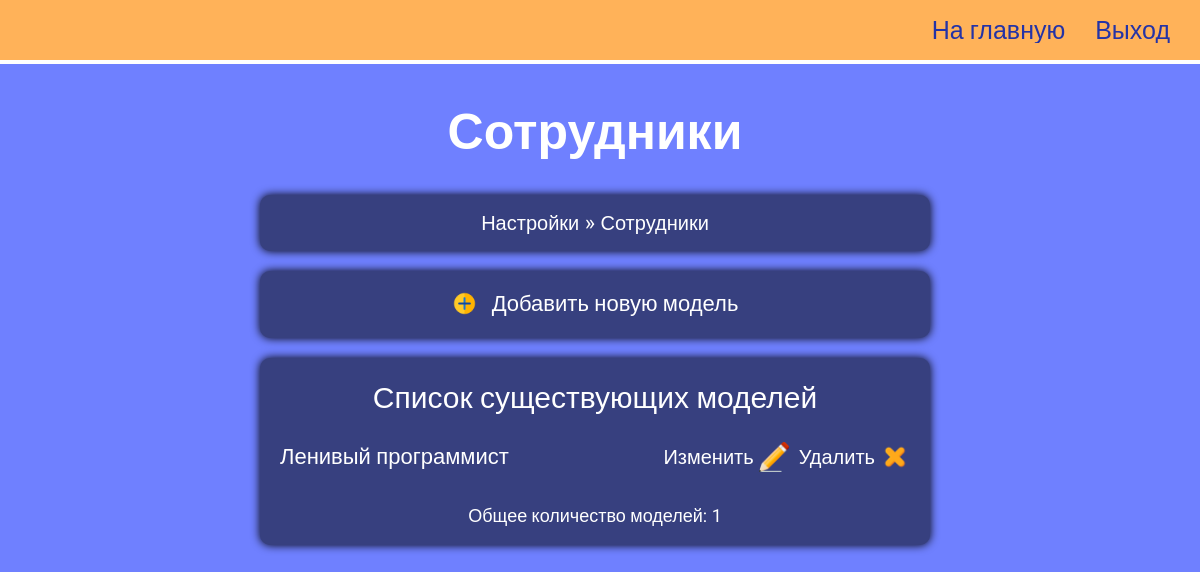
Before: /customization/change-employee/ (signed in) with the older database file.
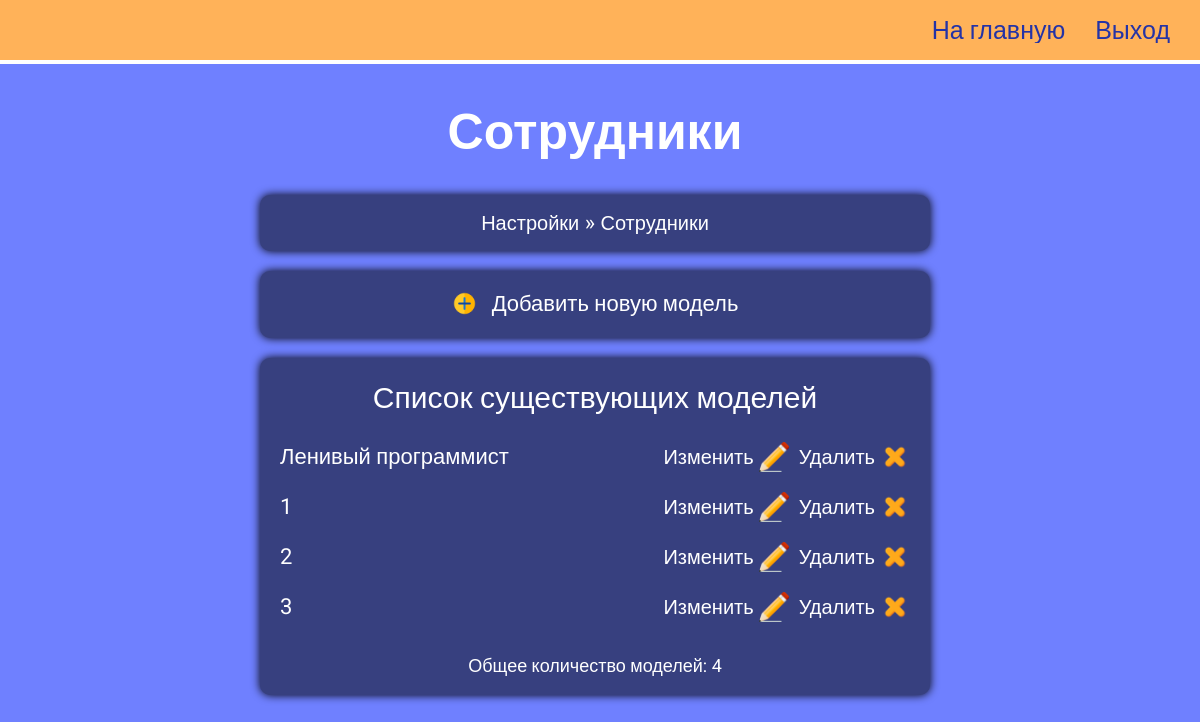
After: the same page with the newer database file.
### simetra_app/models.py (models this page shows, shortened)
class Employee(models.Model):
    def get_upload_path(self, filename):
        return Path('main_page/employees', get_uuid4_filename(filename))
    name = models.CharField(max_length=100)
    position = models.CharField(max_length=200)
    image = models.ImageField(
        default='main_page/employees/default-avatar.jpg',
        upload_to=get_upload_path,
    )

### simetra_app/views.py (the view)
@login_required(login_url='simetra_app:staff-login')
def change_employee_model(request):
    context = get_context_to_change_model(Employee)
    context['heading'] = 'Сотрудники'
    context['object_name'] = 'employee'
    context = update_context_for_customization_pages_navbar(request, context)
    return render(request, 'simetra_app/change-model.html', context)

### simetra_app/views.py (called while the page is built)
def get_context_to_change_model(Object):
    context = {
        'list_of_objects': Object.objects.all(),
        'number_of_objects': Object.objects.all().count(),
    }
    is_object_city = ContentType.objects.get_for_model(Object) == \
                     ContentType.objects.get_for_model(City)
    if is_object_city:
        context["is_city"] = True
    return context

def update_context_for_customization_pages_navbar(request, context):
    def is_it_update_page(url_ancestors_name_list):
        return url_ancestors_name_list[-2][:7] == 'update-'
    url_ancestors_name_list = request.path.split('/')[1:-1]
    if is_it_update_page(url_ancestors_name_list):
        context['update_model'] = url_ancestors_name_list[-2]
        context['model_id'] = url_ancestors_name_list[-1]
        context['is_this_update_page'] = True
        del (url_ancestors_name_list[-2])
        del (url_ancestors_name_list[-1])
    context['url_ancestors_name_list'] = url_ancestors_name_list
    return context

### simetra_app/templates/simetra_app/change-model.html (shortened to what this page needs)
{% load static %}
<!DOCTYPE html>
<html lang="ru">
<head>
  <link rel="stylesheet" href="{% static 'simetra_app/customization_page/change-model/styles/style.css' %}" />
  <link rel="stylesheet" href="{% static 'simetra_app/customization_page/common-static/styles/style.css' %}" />
</head>
<body>
  <div class="wrapper">
    <header class="header">
      <div class="header__container">
        <nav class="header__menu menu">
          <ul class="menu__list">
            <li class="menu__item">
              <a href="{% url 'simetra_app:customization' %}" class="menu__link _link">На главную</a>
            </li>
            <li class="menu__item">
              <a href="{% url 'simetra_app:staff-logout' %}" class="menu__link _link">Выход</a>
            </li>
          </ul>
        </nav>
      </div>
    </header>
    <main class="page">
      <section class="page__home home">
        <div class="home__container _center-block">
          <h1 class="home__title _center-text">{{ heading }}</h1>
          <div class="home__navbar _center-text">
            {% include 'simetra_app/customization-navbar.html' %}
          </div>
          {% with 'simetra_app:create-'|add:object_name as creation_link %}
            <p class="_center-text"><a class="home__add _link" href="{% url creation_link %}">Добавить новую модель</a></p>
          {% endwith %}
          <div class="home__block">
            <h2 class="home__caption _center-text">Список существующих моделей</h2>
            <ul>
              {% for object in list_of_objects %}
                <li class="home__item">
                  {% if is_city %}
                    <span name="city-name">{{ object.russian_name }}</span>
                  {% else %}
                    {{ object.name }}
                  {% endif %}
                  <div class="home__options">
                    {% with 'simetra_app:update-'|add:object_name as updating_link %}
                      <a class="home__change _link" href="{% url updating_link object.id %}">
                        <span>Изменить</span>
                        <img class="home__option-image" src="{% static 'simetra_app/customization_page/change-model/assets/img/change.png' %}">
                      </a>
                    {% endwith %}
                    {% with 'simetra_app:delete-'|add:object_name as deleting_link %}
                      <a class="home__delete _link" href="{% url deleting_link object.id %}">
                        <span>Удалить</span>
                        <img class="home__option-image" src="{% static 'simetra_app/customization_page/change-model/assets/img/delete.png' %}">
                      </a>
                    {% endwith %}
                  </div>
                </li>
              {% endfor %}
            </ul>
            <p class="_center-text">Общее количество моделей: {{ number_of_objects }}</p>
          </div>
      </section>
    </main>
  </div>
</body>
</html>

### simetra_app/templates/simetra_app/customization-navbar.html (shortened to what this page needs)
{% load static %}
<link rel="stylesheet" href="{% static 'simetra_app/customization_page/customization-navbar/styles/style.css' %}" />
<ul>
  {% for ancestor in url_ancestors_name_list %}
    {% with 'simetra_app:'|add:ancestor as ancestor_url %}
      <li>
        <a href="{% url ancestor_url %}">
          <span class="_link" name="navbar-element-name">{{ ancestor }}</span>
        </a>
      </li>
      <span name="quotation-mark">»</span>
    {% endwith %}
  {% endfor%}
</ul>

### simetra_app/static/simetra_app/customization_page/change-model/styles/style.css (style rules this page uses)
* { padding: 0; margin: 0; border: 0; }
*, *:before, *:after { -webkit-box-sizing: border-box; box-sizing: border-box; }
nav, footer, header, aside { display: block; }
html, body { height: 100%; width: 100%; font-size: 100%; line-height: 1; font-size: 14px; -ms-text-size-adjust: 100%; -moz-text-size-adjust: 100%; -webkit-text-size-adjust: 100%; }
a, a:visited { text-decoration: none; }
ul li { list-style: none; }
img { vertical-align: top; }
h1, h2, h3, h4, h5, h6 { font-size: inherit; font-weight: 400; }
body { font-family: "Roboto", sans-serif; font-size: 18px; background-color: #6f80ff; }
.wrapper { min-height: 100%; overflow: hidden; display: -webkit-box; display: -ms-flexbox; display: flex; -webkit-box-orient: vertical; -webkit-box-direction: normal; -ms-flex-direction: column; flex-direction: column; }
._link { display: block; color: #ffffff; font-size: 20px; -webkit-transition: 0.5s; transition: 0.5s; }
._center-block { margin-left: auto; margin-right: auto; }
._center-text { text-align: center; }
.header { position: absolute; border-bottom: 4px solid white; background-color: #ffb259; width: 100%; left: 0; top: 0; z-index: 10; }
.header__container { max-width: 1400px; margin: 0px auto; padding: 0px 10px; display: -webkit-box; display: -ms-flexbox; display: flex; min-height: 60px; -webkit-box-align: center; -ms-flex-align: center; align-items: center; -webkit-box-pack: justify; -ms-flex-pack: justify; justify-content: space-between; }
.menu { width: 100%; }
.menu__list { display: -webkit-box; display: -ms-flexbox; display: flex; -ms-flex-wrap: wrap; flex-wrap: wrap; -webkit-box-pack: end; -ms-flex-pack: end; justify-content: flex-end; padding: 0px 20px; gap: 20px 30px; }
.menu__link { font-size: 25px; color: #2433a6; -webkit-transition: 0.3s; transition: 0.3s; }
.page { -webkit-box-flex: 1; -ms-flex: 1 1 auto; flex: 1 1 auto; }
.home { color: #ffffff; padding: 100px 0px 0px 0px; }
.home__container { padding: 0px 10px 0px 0px; max-width: 680px; }
.home__title { font-weight: bold; font-size: 50px; line-height: 130%; margin-bottom: 30px; }
.home__navbar { font-size: 22px; line-height: 120%; margin-bottom: 20px; border-radius: 10px; -webkit-box-shadow: 0px 0px 10px 0px black; box-shadow: 0px 0px 10px 0px black; padding: 15px 15px; background-color: #37407f; }
.home__add { font-size: 22px; line-height: 120%; margin-bottom: 20px; border-radius: 10px; -webkit-box-shadow: 0px 0px 10px 0px black; box-shadow: 0px 0px 10px 0px black; padding: 20px 15px; background-color: #37407f; }
.home__add::before { content: ""; background: url("../assets/img/add.png") no-repeat; font-size: 22px; padding-left: 40px; background-size: contain; }
.home__caption { font-size: 30px; margin-bottom: 20px; line-height: 130%; }
.home__block { padding: 10px 0px; border-radius: 10px; -webkit-box-shadow: 0px 0px 10px 0px black; box-shadow: 0px 0px 10px 0px black; padding: 20px 15px; margin-bottom: 30px; background-color: #37407f; }
.home__item { margin-bottom: 10px; display: -webkit-box; display: -ms-flexbox; display: flex; font-size: 22px; -webkit-box-pack: justify; -ms-flex-pack: justify; justify-content: space-between; -webkit-box-align: center; -ms-flex-align: center; align-items: center; -ms-flex-wrap: wrap; flex-wrap: wrap; gap: 10px 40px; padding: 5px; border-radius: 5px; }
.home__item:last-child { margin-bottom: 30px; }
.home__options { display: -webkit-box; display: -ms-flexbox; display: flex; -webkit-box-align: center; -ms-flex-align: center; align-items: center; gap: 10px 10px; }
.home__change, .home__delete { display: -webkit-box; display: -ms-flexbox; display: flex; -webkit-box-align: center; -ms-flex-align: center; align-items: center; gap: 0px 5px; }
.home__option-image { width: 30px; }

### simetra_app/static/simetra_app/customization_page/common-static/styles/style.css (style rules this page uses)
._center-block { margin-left: auto; margin-right: auto; }
._center-text { text-align: center; }

### simetra_app/static/simetra_app/customization_page/customization-navbar/styles/style.css (style rules this page uses)
a { color: white; }
ul { overflow: hidden; }
li { display: inline-block; }

Changed rows visible on the page:
added Employee: name "1"
added Employee: name "2"
added Employee: name "3"
Other visible differences:
{{ number_of_objects }}: "1" → "4"
